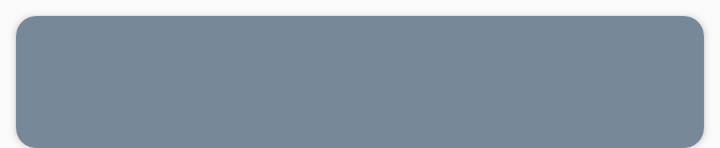
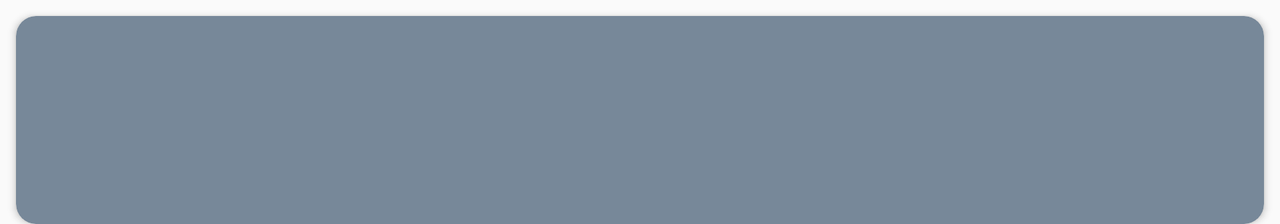

The same Android screen from two of the app's own layout files: first res/layout/ as a phone draws it, then the repository's variant for another configuration, drawn on a device whose configuration selects that folder. Both files follow.
<!-- AndroidManifest.xml: application theme AppTheme -->
<!-- res/layout/exercise_list_item.xml -->
<?xml version="1.0" encoding="utf-8"?>
<layout xmlns:android="http://schemas.android.com/apk/res/android"
    xmlns:app="http://schemas.android.com/apk/res-auto"
    xmlns:tools="http://schemas.android.com/tools">
    <LinearLayout
        android:layout_width="match_parent"
        android:layout_height="wrap_content"
        android:orientation="vertical">
    <androidx.cardview.widget.CardView
        android:layout_width="match_parent"
        android:layout_height="match_parent"
        android:layout_marginStart="8dp"
        android:layout_marginTop="8dp"
        android:layout_marginEnd="8dp"
        app:cardCornerRadius="10dp"
        android:elevation="12dp"
        android:thicknessRatio="1.9"
        app:cardBackgroundColor="@color/colorPrimary"
        >
        <androidx.constraintlayout.widget.ConstraintLayout
            android:orientation="vertical"
            android:layout_width="match_parent"
            android:layout_height="wrap_content"
            android:layout_marginTop="10dp"
            android:layout_marginBottom="10dp">

            <ImageView
                android:id="@+id/imageView2"
                android:layout_width="wrap_content"
                android:layout_height="wrap_content"
                android:layout_marginStart="8dp"
                android:layout_marginLeft="8dp"
                android:layout_marginTop="8dp"
                android:layout_marginBottom="8dp"
                app:layout_constraintBottom_toBottomOf="parent"
                app:layout_constraintStart_toStartOf="parent"
                app:layout_constraintTop_toTopOf="parent" />

            <TextView
                android:id="@+id/name"
                style="@style/textShaodw"
                android:layout_width="0dp"
                android:layout_height="wrap_content"
                android:layout_marginTop="8dp"
                android:layout_marginStart="8dp"
                android:layout_marginEnd="8dp"
                app:layout_constraintEnd_toEndOf="parent"
                app:layout_constraintStart_toEndOf="@+id/imageView2"
                app:layout_constraintTop_toTopOf="parent"
                />
            <TextView
                android:id="@+id/muscle"
                style="@style/textShaodw"
                android:layout_width="0dp"
                android:layout_height="wrap_content"
                android:layout_marginStart="8dp"
                android:layout_marginEnd="8dp"
                android:layout_marginBottom="8dp"
                app:layout_constraintEnd_toEndOf="parent"
                app:layout_constraintStart_toEndOf="@+id/imageView2"
                app:layout_constraintTop_toBottomOf="@+id/name"
                />
        </androidx.constraintlayout.widget.ConstraintLayout>
    </androidx.cardview.widget.CardView>

</LinearLayout>

</layout>
<!-- resources referenced by this layout -->
<resources>
  <color name="colorPrimary">#778899</color>
  <style name="textShaodw">
          <item name="android:shadowColor">#000</item>
          <item name="android:shadowRadius">5</item>
          <item name="android:textColor">#fff</item>
      </style>
  <style name="AppTheme" parent="Theme.AppCompat.Light.DarkActionBar">
          
          <item name="colorPrimary">@color/colorPrimary</item>
          <item name="colorPrimaryDark">@color/colorPrimaryDark</item>
          <item name="colorAccent">@color/colorAccent</item>
      </style>
  <color name="colorPrimaryDark">#283747</color>
  <color name="colorAccent">#D81B60</color>
</resources>
<!-- res/layout-land/exercise_list_item.xml (the repository's variant of the layout above) -->
<!-- drawn on the phone turned sideways -->
<?xml version="1.0" encoding="utf-8"?>
<layout xmlns:android="http://schemas.android.com/apk/res/android"
    xmlns:app="http://schemas.android.com/apk/res-auto"
    xmlns:tools="http://schemas.android.com/tools">
    <LinearLayout
        android:layout_width="match_parent"
        android:layout_height="wrap_content"
        android:orientation="vertical">
        <androidx.cardview.widget.CardView
            android:layout_width="match_parent"
            android:layout_height="wrap_content"
            android:layout_marginStart="8dp"
            android:layout_marginTop="8dp"
            android:layout_marginEnd="8dp"
            app:cardCornerRadius="10dp"
            android:elevation="12dp"
            android:thicknessRatio="1.9"
            app:cardBackgroundColor="@color/colorPrimary"
            >
            <androidx.constraintlayout.widget.ConstraintLayout
                android:orientation="vertical"
                android:layout_width="match_parent"
                android:layout_height="wrap_content"
                android:layout_marginTop="10dp"
                android:layout_marginBottom="10dp">

                <ImageView
                    android:id="@+id/imageView2"
                    android:layout_width="wrap_content"
                    android:layout_height="wrap_content"
                    android:layout_marginStart="8dp"
                    android:layout_marginLeft="8dp"
                    android:layout_marginBottom="8dp"
                    app:layout_constraintBottom_toBottomOf="parent"
                    app:layout_constraintEnd_toEndOf="parent"
                    app:layout_constraintStart_toStartOf="parent"
                    app:layout_constraintTop_toTopOf="parent" />

                <TextView
                    android:id="@+id/name"
                    style="@style/textShaodw"
                    android:layout_width="0dp"
                    android:layout_height="wrap_content"
                    android:layout_marginStart="8dp"
                    android:layout_marginEnd="8dp"
                    android:layout_marginBottom="8dp"
                    app:layout_constraintEnd_toEndOf="parent"
                    app:layout_constraintStart_toStartOf="parent"
                    app:layout_constraintTop_toBottomOf="@+id/imageView2"
                    />
                <TextView
                    android:id="@+id/muscle"
                    style="@style/textShaodw"
                    android:layout_width="0dp"
                    android:layout_height="wrap_content"
                    android:layout_marginStart="8dp"
                    android:layout_marginEnd="8dp"
                    android:layout_marginBottom="8dp"
                    app:layout_constraintBottom_toBottomOf="parent"
                    app:layout_constraintEnd_toEndOf="parent"
                    app:layout_constraintStart_toStartOf="parent"
                    app:layout_constraintTop_toBottomOf="@+id/name"
                    />
            </androidx.constraintlayout.widget.ConstraintLayout>
        </androidx.cardview.widget.CardView>

    </LinearLayout>

</layout>
